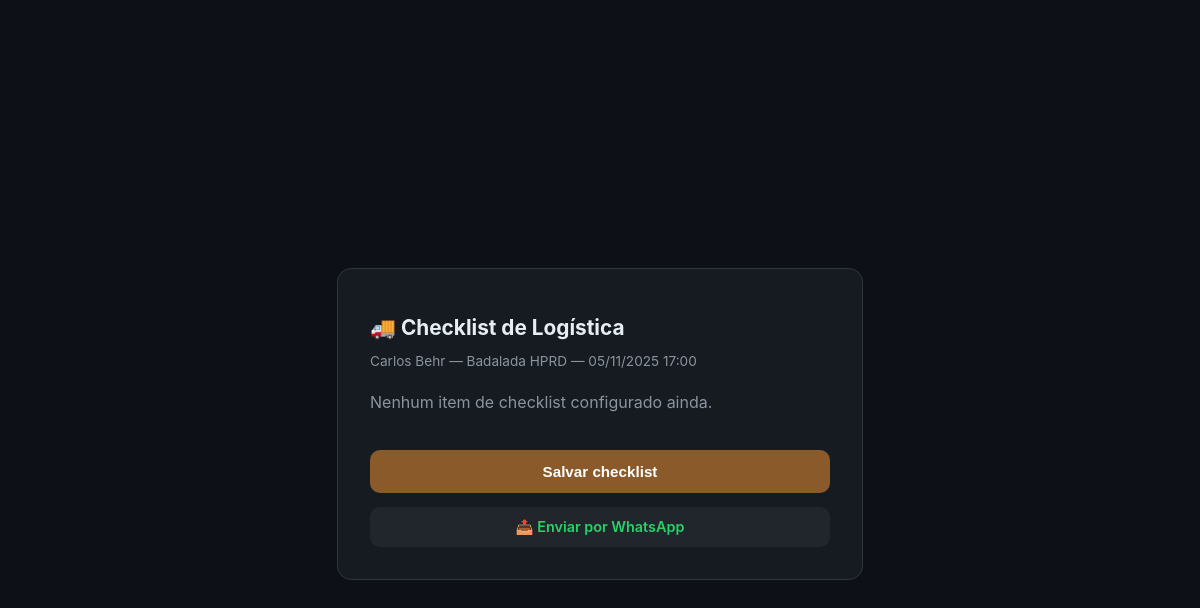
Screenshot of /checklist/logistica/11/ (signed in) with the database file from the repository.
### gateagora/models.py (models this page shows, shortened)
class Aula(models.Model):
    LOCAIS_CHOICES = [
        ('picadeiro_1', 'Picadeiro Principal'),
        ('picadeiro_2', 'Picadeiro Coberto'),
        ('pista_salto', 'Pista de Salto'),
        ('Competição', 'Competição'),
    ]
    empresa = models.ForeignKey(Empresa, on_delete=models.CASCADE)
    TIPO_AULA_CHOICES = [
        ('NORMAL', 'Aula Normal'),
        ('RECUPERAR', 'Aula a Recuperar'),
        ('TREINO_INTERNO', 'Treino Interno (sem custo)'),
        ('TREINO_EXTERNO', 'Competição'),
    ]
    aluno = models.ForeignKey(Aluno, on_delete=models.CASCADE, related_name='aulas')
    cavalo = models.ForeignKey(Cavalo, on_delete=models.SET_NULL, null=True, blank=True, related_name='aulas')
    sela = models.ForeignKey(
        Sela,
        on_delete=models.SET_NULL,
        null=True,
        blank=True,
        related_name="aulas",
        verbose_name="Sela Utilizada"
    )
    cabecada = models.ForeignKey(
        Cabecada,
        on_delete=models.SET_NULL,
        null=True,
        blank=True,
        related_name="aulas",
        verbose_name="Cabeçada Utilizada"
    )
    instrutor = models.ForeignKey(
        Perfil,
        on_delete=models.SET_NULL,
        null=True, blank=True,
        related_name='aulas_ministradas',
        limit_choices_to={'cargo': 'Professor'}
    )
    data_hora = models.DateTimeField(db_index=True)
    local = models.CharField(max_length=20, choices=LOCAIS_CHOICES, default='picadeiro_1')
    local_novo = models.ForeignKey(
        'LocalAula', null=True, blank=True,
        on_delete=models.SET_NULL,
        verbose_name="Local (novo)"
    )
    tipo = models.CharField(max_length=15, choices=TIPO_AULA_CHOICES, default='NORMAL')
    concluida = models.BooleanField(default=False)
    relatorio_treino = models.TextField(blank=True)
    class Meta:
        ordering = ["data_hora"]
        indexes = [models.Index(fields=["empresa", "data_hora"])]
        verbose_name = "Aula 📅"
        verbose_name_plural = "Aulas 📅"

class Aluno(models.Model):
    empresa = models.ForeignKey(Empresa, on_delete=models.CASCADE)
    nome = models.CharField(max_length=200)
    ativo = models.BooleanField(default=True)
    telefone = models.CharField(        # ← ADICIONAR AQUI
        max_length=20,
        blank=True,
        null=True,
        help_text="WhatsApp com DDD"
    )
    streak_atual = models.PositiveIntegerField(default=0)
    melhor_streak = models.PositiveIntegerField(default=0)
    valor_aula = models.DecimalField(max_digits=10, decimal_places=2, default=Decimal('150.00'))
    plano = models.ForeignKey(
        'Plano',
        on_delete=models.SET_NULL,
        null=True,
        blank=True,
        verbose_name="Plano Contratado"
    )
    foto = models.ImageField(
        upload_to='alunos/',
        null=True,
        blank=True,
        verbose_name="Foto do Aluno",
        help_text="⚠️ Tamanho máximo: 5MB. Formatos aceitos: JPG, PNG."
    )
    perfil_usuario = models.OneToOneField(
        'Perfil',
        on_delete=models.SET_NULL,
        null=True,
        blank=True,
        related_name='aluno_vinculado',
        verbose_name="Login do Aluno",
        help_text="Perfil de acesso do aluno ao sistema"
    )
    class Meta:
        ordering = ['nome']
        indexes = [models.Index(fields=["empresa", "nome"])]
        verbose_name = "Aluno 🧑‍🎓"
        verbose_name_plural = "Alunos 🧑‍🎓"

class Cavalo(models.Model):
    nome = models.CharField(max_length=100)
    CATEGORIA_CHOICES = [
        ('PROPRIO', 'Próprio (Escola)'),
        ('HOTELARIA', 'Hotelaria (Particular)'),
    ]
    STATUS_SAUDE_CHOICES = [
        ('Saudável', 'Saudável'),
        ('Alerta', 'Alerta'),
        ('Doente', 'Doente'),
        ('Tratamento', 'Em Tratamento'),
    ]
    LOCAL_DORMIDA = [
        ('BAIA', 'Dorme na Baia'),
        ('PIQUETE', 'Dorme no Piquete'),
    ]
    RACA_CHOICES = [
        ('mang_marchador', 'Mangalarga Marchador'),
        ('quarto_milha', 'Quarto de Milha'),
        ('psl', 'Puro Sangue Lusitano'),
        ('crioulo', 'Crioulo'),
        ('hipismo', 'Cavalo de Hipismo (BH)'),
        ('srd', 'Sem Raça Definida'),
    ]
    ATIVIDADE_CHOICES = [
        ('0.018', 'Leve (Passeio/Aposentado)'),
        ('0.025', 'Moderada (Escola/Aulas)'),
        ('0.035', 'Intensa (Salto/Competição)'),
    ]
    USA_FERRADURA_CHOICES = [
        ('SIM', 'Ferrado (Usa Ferradura)'),
        ('NAO', 'Descalço (Apenas Casqueamento)'),
    ]
    empresa = models.ForeignKey(Empresa, on_delete=models.CASCADE)
    nome = models.CharField(max_length=100)
    categoria = models.CharField(max_length=20, choices=CATEGORIA_CHOICES, default='PROPRIO')
    status_saude = models.CharField(max_length=20, choices=STATUS_SAUDE_CHOICES, default='Saudável')
    onde_dorme = models.CharField(max_length=10, choices=LOCAL_DORMIDA, default='BAIA')
    foto = models.ImageField(
        upload_to='cavalos/',
        null=True,
        blank=True,
        verbose_name="Foto do Cavalo",
        help_text="⚠️ Tamanho máximo: 5MB. Formatos aceitos: JPG, PNG."
    )
    sela_padrao = models.ForeignKey(
        Sela,
        on_delete=models.SET_NULL,
        null=True,
        blank=True,
        related_name="cavalos_padrao",
        verbose_name="Sela Padrão"
    )
    cabecada_padrao = models.ForeignKey(
        Cabecada,
        on_delete=models.SET_NULL,
        null=True,
        blank=True,
        related_name="cavalos_padrao",
        verbose_name="Cabeçada Padrão"
    )
    raca = models.ForeignKey(
        'RacaCavalo',
        on_delete=models.SET_NULL,
        null=True,
        blank=True,
        verbose_name="Raça"
    )
    peso = models.FloatField(
        default=450.0,
        validators=[MinValueValidator(100)],
        help_text="Peso aproximado para cálculo de ração"
    )
    fator_atividade = models.CharField(max_length=10, choices=ATIVIDADE_CHOICES, default='0.025')
    tipo_sela = models.CharField(max_length=100, blank=True, help_text="Ex: Sela Salto Americana")
    tipo_cabecada = models.CharField(max_length=100, blank=True, help_text="Ex: Cabeçada com Freio D")
    material_proprio = models.BooleanField(default=False, help_text="Marque se o material for exclusivo do proprietário")
    baia = models.OneToOneField(Baia, on_delete=models.SET_NULL, null=True, blank=True)
    piquete = models.ForeignKey(Piquete, on_delete=models.SET_NULL, null=True, blank=True)
    proprietario = models.ForeignKey(
        Aluno,
        on_delete=models.CASCADE,
        related_name='cavalos',
        help_text="Se for Próprio, vincular ao gestor ou escola"
    )
    ultima_vacina = models.DateField(null=True, blank=True)
    ultimo_vermifugo = models.DateField(null=True, blank=True)
    ultimo_ferrageamento = models.DateField(null=True, blank=True)
    ultimo_casqueamento = models.DateField(null=True, blank=True)
    usa_ferradura = models.CharField(
        max_length=3,
        choices=USA_FERRADURA_CHOICES,
        default='NAO',
        verbose_name="Usa Ferradura?"
    )
    racao_tipo = models.CharField(max_length=100, blank=True, help_text="Ex: Guabi Equi-S")
    racao_qtd_manha = models.CharField(max_length=50, blank=True, help_text="Ex: 2kg")
    racao_qtd_noite = models.CharField(max_length=50, blank=True, help_text="Ex: 2kg")
    feno_tipo = models.CharField(max_length=100, blank=True, default="Coast Cross")
    feno_qtd = models.CharField(max_length=100, blank=True, default="À vontade")
    complemento_nutricional = models.TextField(blank=True)
    mensalidade_baia = models.DecimalField(max_digits=10, decimal_places=2, default=Decimal('1000.00'))
    class Meta:
        ordering = ['nome']
        indexes = [
            models.Index(fields=["empresa", "status_saude"]),
            models.Index(fields=["empresa", "categoria"]),
        ]
        verbose_name = "Cavalo 🐴"
        verbose_name_plural = "Cavalos 🐴"

### gateagora/views.py (the view, shortened to what this page needs)
# urls.py: path('checklist/logistica/<int:aula_id>/',          views.checklist_logistica, name='checklist_logistica'),
@login_required
def checklist_logistica(request, aula_id):
    from .models import ChecklistPreenchido
    aula, checklist = _checklist_view(request, aula_id, 'LOGISTICA')
    return render(request, 'gateagora/checklist_logistica.html', {
        'aula': aula,
        'checklist': checklist,
    })

### gateagora/views.py (called while the page is built)
def theme_context_processor(request):
    return {"current_theme": request.COOKIES.get("gate-theme", "zaino")}

def _checklist_view(request, aula_id, tipo):
    from .models import ChecklistItem, ChecklistPreenchido
    empresa = getattr(request, "empresa", request.user.perfil.empresa)
    aula = get_object_or_404(Aula, id=aula_id, empresa=empresa)
    itens = ChecklistItem.objects.filter(empresa=empresa, tipo=tipo, ativo=True)
    for item in itens:
        ChecklistPreenchido.objects.get_or_create(aula=aula, item=item)
    checklist = (
        ChecklistPreenchido.objects
        .filter(aula=aula, item__tipo=tipo, item__ativo=True)
        .select_related('item')
        .order_by('item__ordem')
    )
    return aula, checklist

### gateagora/templates/gateagora/checklist_logistica.html (shortened to what this page needs)
<!DOCTYPE html>
<html lang="pt-br">
<head>
</head>
<body>
    <div class="card">
        <h1>🚚 Checklist de Logística</h1>
        <p class="sub">{{ aula.aluno.nome }} — {{ aula.cavalo.nome }} — {{ aula.data_hora|date:"d/m/Y H:i" }}</p>
        <form method="post">
            {% for c in checklist %}
                <div class="item {% if c.concluido %}concluido{% endif %}">
                    <input type="checkbox" name="item_id" value="{{ c.item.id }}"
                           id="item{{ c.item.id }}" {% if c.concluido %}checked{% endif %}>
                    <label for="item{{ c.item.id }}">{{ c.item.descricao }}</label>
                </div>
            {% empty %}
                <p style="color:#8b949e;">Nenhum item de checklist configurado ainda.</p>
            {% endfor %}
            <button type="submit" class="salvar">Salvar checklist</button>
        </form>
        <a class="whatsapp" href="{% url 'checklist_whatsapp' aula.id 'LOGISTICA' %}">
            📤 Enviar por WhatsApp
        </a>
    </div>
</body>
</html>

### gateagora/templates/gateagora/checklist_logistica.html (style rules this page uses)
body { background: #0d1117; color: #e6edf3; font-family: -apple-system, 'Segoe UI', Roboto, sans-serif; display: flex; align-items: center; justify-content: center; min-height: 100vh; margin: 0; padding: 1.5rem; }
.card { background: #161b22; border: 1px solid #30363d; border-radius: 14px; padding: 2rem; width: 100%; max-width: 460px; }
h1 { font-size: 1.3rem; margin-bottom: .2rem; }
p.sub { color: #8b949e; font-size: .85rem; margin-bottom: 1.4rem; }
button.salvar { width: 100%; margin-top: 1.4rem; padding: .8rem; border-radius: 10px; border: none; background: #8B5A2B; color: #fff; font-weight: 700; font-size: .95rem; cursor: pointer; }
.whatsapp { display: block; text-align: center; margin-top: .9rem; padding: .7rem; border-radius: 10px; background: #21262d; color: #25d366; text-decoration: none; font-weight: 600; font-size: .9rem; }

### rows the page displays
Aula: aluno.nome "Carlos Behr", cavalo.nome "Badalada HPRD", data_hora "05/11/2025 17:00"
